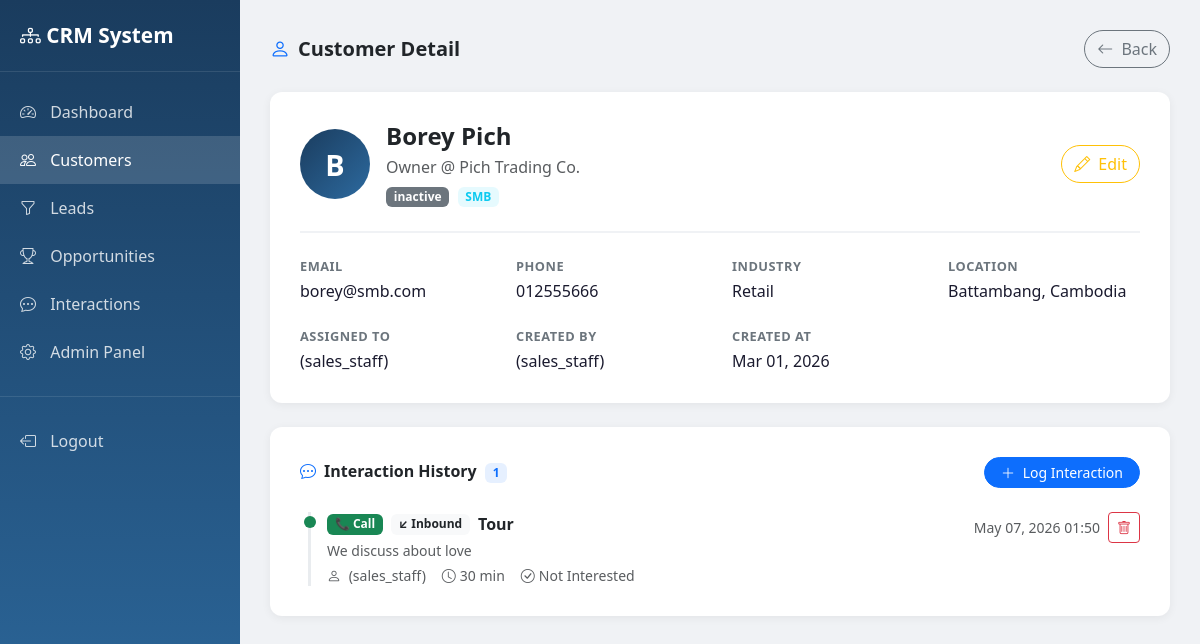
/customers/5/ (signed in), run on the app's committed database.
### customers/models.py (models this page shows, shortened)
class Customer(models.Model):
    SEGMENT_CHOICES = [
        ('enterprise', 'Enterprise'),
        ('smb', 'SMB'),
        ('startup', 'Startup'),
        ('individual', 'Individual'),
    ]
    STATUS_CHOICES = [
        ('active', 'Active'),
        ('inactive', 'Inactive'),
        ('blocked', 'Blocked'),
    ]
    full_name = models.CharField(max_length=200)
    email = models.EmailField(unique=True, blank=True, null=True)
    phone = models.CharField(max_length=20, blank=True)
    company = models.CharField(max_length=200, blank=True)
    job_title = models.CharField(max_length=100, blank=True)
    segment = models.CharField(max_length=20, choices=SEGMENT_CHOICES, blank=True)
    industry = models.CharField(max_length=100, blank=True)
    city = models.CharField(max_length=100, blank=True)
    country = models.CharField(max_length=100, blank=True)
    status = models.CharField(max_length=20, choices=STATUS_CHOICES, default='active')
    tags = models.ManyToManyField(CustomerTag, blank=True)
    assigned_to = models.ForeignKey(User, on_delete=models.SET_NULL, null=True, blank=True, related_name='assigned_customers')
    created_by = models.ForeignKey(User, on_delete=models.SET_NULL, null=True, related_name='created_customers')
    created_at = models.DateTimeField(auto_now_add=True)
    updated_at = models.DateTimeField(auto_now=True)

### accounts/models.py (models this page shows)
class User(AbstractUser):
    ROLE_CHOICES = [
        ('admin', 'Admin'),
        ('sales_staff', 'Sales Staff'),
        ('customer_service', 'Customer Service'),
    ]
    phone = models.CharField(max_length=20, blank=True)
    role = models.CharField(max_length=20, choices=ROLE_CHOICES, default='sales_staff')
    profile_image = models.ImageField(upload_to='profiles/', blank=True, null=True)
    def __str__(self):
        return f"{self.get_full_name()} ({self.role})"

### interactions/models.py (models this page shows, shortened)
class Interaction(models.Model):
    TYPE_CHOICES = [
        ('phone_call', 'Phone Call'),
        ('email', 'Email'),
        ('meeting', 'Meeting'),
        ('chat', 'Chat'),
        ('site_visit', 'Site Visit'),
    ]
    DIRECTION_CHOICES = [
        ('inbound', 'Inbound'),
        ('outbound', 'Outbound'),
    ]
    OUTCOME_CHOICES = [
        ('interested', 'Interested'),
        ('not_interested', 'Not Interested'),
        ('callback', 'Callback'),
        ('demo_requested', 'Demo Requested'),
    ]
    customer = models.ForeignKey(Customer, on_delete=models.CASCADE, related_name='interactions')
    lead = models.ForeignKey(Lead, on_delete=models.SET_NULL, null=True, blank=True, related_name='interactions')
    opportunity = models.ForeignKey(Opportunity, on_delete=models.SET_NULL, null=True, blank=True, related_name='interactions')
    user = models.ForeignKey(User, on_delete=models.SET_NULL, null=True, related_name='interactions')
    type = models.CharField(max_length=20, choices=TYPE_CHOICES)
    subject = models.CharField(max_length=255)
    description = models.TextField(blank=True)
    direction = models.CharField(max_length=10, choices=DIRECTION_CHOICES, blank=True)
    duration_minutes = models.IntegerField(null=True, blank=True)
    outcome = models.CharField(max_length=20, choices=OUTCOME_CHOICES, blank=True)
    interaction_date = models.DateTimeField()
    created_at = models.DateTimeField(auto_now_add=True)
    class Meta:
        ordering = ['-interaction_date']

### customers/views.py (the view)
# urls.py: path('<int:pk>/', views.customer_detail, name='customer_detail'),
@login_required
def customer_detail(request, pk):
    customer = get_object_or_404(Customer, pk=pk)
    interactions = customer.interactions.select_related('user').order_by('-interaction_date')
    return render(request, 'customers/customer_detail.html', {
        'customer': customer,
        'interactions': interactions,
    })

### templates/customers/customer_detail.html (shortened to what this page needs)
<!DOCTYPE html>
<html lang="en">
<head>
    <link href="https://cdn.jsdelivr.net/npm/bootstrap@5.3.0/dist/css/bootstrap.min.css" rel="stylesheet">
    <link href="https://cdn.jsdelivr.net/npm/bootstrap-icons@1.10.0/font/bootstrap-icons.css" rel="stylesheet">
</head>
<body>
<div class="sidebar">
    <div class="brand"><i class="bi bi-diagram-3"></i> CRM System</div>
    <div class="mt-3">
        <a href="/dashboard/"><i class="bi bi-speedometer2"></i> Dashboard</a>
        <a href="/customers/" class="active"><i class="bi bi-people"></i> Customers</a>
        <a href="/leads/"><i class="bi bi-funnel"></i> Leads</a>
        <a href="/opportunities/"><i class="bi bi-trophy"></i> Opportunities</a>
        <a href="/interactions/"><i class="bi bi-chat-dots"></i> Interactions</a>
        <a href="/admin/"><i class="bi bi-gear"></i> Admin Panel</a>
        <div style="border-top: 1px solid rgba(255,255,255,0.1); margin: 20px 0;"></div>
        <a href="/accounts/logout/"><i class="bi bi-box-arrow-left"></i> Logout</a>
    </div>
</div>
<div class="main-content">
    <div class="d-flex justify-content-between align-items-center mb-4">
        <div>
            <h5 class="mb-0 fw-bold"><i class="bi bi-person text-primary me-2"></i>Customer Detail</h5>
        </div>
        <a href="/customers/" class="btn btn-outline-secondary rounded-pill">
            <i class="bi bi-arrow-left me-1"></i> Back
        </a>
    </div>
    <div class="detail-card mb-4">
        <div class="d-flex align-items-center gap-3 mb-4 pb-4" style="border-bottom: 2px solid #f0f2f5;">
            <div class="avatar">{{ customer.full_name|first|upper }}</div>
            <div>
                <h4 class="mb-1 fw-bold">{{ customer.full_name }}</h4>
                <span class="text-muted">{{ customer.job_title|default:"" }}{% if customer.company %} @ {{ customer.company }}{% endif %}</span>
                <div class="mt-1">
                    <span class="badge {% if customer.status == 'active' %}bg-success{% elif customer.status == 'inactive' %}bg-secondary{% else %}bg-danger{% endif %}">
                        {{ customer.status }}
                    </span>
                    {% if customer.segment %}
                    <span class="badge bg-info bg-opacity-10 text-info ms-1">{{ customer.get_segment_display }}</span>
                    {% endif %}
                </div>
            </div>
            <div class="ms-auto d-flex gap-2">
                <a href="/customers/{{ customer.pk }}/edit/" class="btn btn-outline-warning rounded-pill">
                    <i class="bi bi-pencil me-1"></i> Edit
                </a>
            </div>
        </div>
        <div class="row g-4">
            <div class="col-md-3">
                <div class="info-label">Email</div>
                <div class="info-value">{{ customer.email|default:"—" }}</div>
            </div>
            <div class="col-md-3">
                <div class="info-label">Phone</div>
                <div class="info-value">{{ customer.phone|default:"—" }}</div>
            </div>
            <div class="col-md-3">
                <div class="info-label">Industry</div>
                <div class="info-value">{{ customer.industry|default:"—" }}</div>
            </div>
            <div class="col-md-3">
                <div class="info-label">Location</div>
                <div class="info-value">
                    {% if customer.city or customer.country %}
                        {{ customer.city }}{% if customer.city and customer.country %}, {% endif %}{{ customer.country }}
                    {% else %}—{% endif %}
                </div>
            </div>
            <div class="col-md-3">
                <div class="info-label">Assigned To</div>
                <div class="info-value">{{ customer.assigned_to|default:"—" }}</div>
            </div>
            <div class="col-md-3">
                <div class="info-label">Created By</div>
                <div class="info-value">{{ customer.created_by|default:"—" }}</div>
            </div>
            <div class="col-md-3">
                <div class="info-label">Created At</div>
                <div class="info-value">{{ customer.created_at|date:"M d, Y" }}</div>
            </div>
        </div>
    </div>
    <div class="detail-card">
        <div class="d-flex justify-content-between align-items-center mb-4">
            <h6 class="fw-bold mb-0"><i class="bi bi-chat-dots text-primary me-2"></i>Interaction History
                <span class="badge bg-primary bg-opacity-10 text-primary ms-1">{{ interactions.count }}</span>
            </h6>
            <a href="/interactions/add/{{ customer.pk }}/" class="btn btn-primary btn-sm rounded-pill px-3">
                <i class="bi bi-plus-lg me-1"></i> Log Interaction
            </a>
        </div>
        {% if interactions %}
        <div class="mt-2">
            {% for interaction in interactions %}
            <div class="timeline-item">
                <div class="timeline-dot
                    {% if interaction.type == 'phone_call' %}bg-success
                    {% elif interaction.type == 'email' %}bg-info
                    {% elif interaction.type == 'meeting' %}bg-primary
                    {% elif interaction.type == 'chat' %}bg-warning
                    {% else %}bg-secondary{% endif %}">
                </div>
                <div class="d-flex justify-content-between align-items-start">
                    <div>
                        <div class="d-flex align-items-center gap-2 mb-1">
                            {% if interaction.type == 'phone_call' %}<span class="badge bg-success">📞 Call</span>
                            {% elif interaction.type == 'email' %}<span class="badge bg-info">📧 Email</span>
                            {% elif interaction.type == 'meeting' %}<span class="badge bg-primary">🤝 Meeting</span>
                            {% elif interaction.type == 'chat' %}<span class="badge bg-warning text-dark">💬 Chat</span>
                            {% else %}<span class="badge bg-secondary">🏢 Site Visit</span>{% endif %}
                            {% if interaction.direction %}
                            <span class="badge bg-light text-dark">
                                {% if interaction.direction == 'inbound' %}↙ Inbound{% else %}↗ Outbound{% endif %}
                            </span>
                            {% endif %}
                            <span class="fw-semibold">{{ interaction.subject }}</span>
                        </div>
                        {% if interaction.description %}
                        <p class="text-muted small mb-1">{{ interaction.description }}</p>
                        {% endif %}
                        <div class="d-flex gap-3">
                            <small class="text-muted"><i class="bi bi-person me-1"></i>{{ interaction.user|default:"Unknown" }}</small>
                            {% if interaction.duration_minutes %}
                            <small class="text-muted"><i class="bi bi-clock me-1"></i>{{ interaction.duration_minutes }} min</small>
                            {% endif %}
                            {% if interaction.outcome %}
                            <small class="text-muted"><i class="bi bi-check-circle me-1"></i>{{ interaction.get_outcome_display }}</small>
                            {% endif %}
                        </div>
                    </div>
                    <div class="d-flex align-items-center gap-2">
                        <small class="text-muted">{{ interaction.interaction_date|date:"M d, Y H:i" }}</small>
                        <form method="post" action="/interactions/{{ interaction.pk }}/delete/" class="d-inline">
                            <button type="submit" class="btn btn-sm btn-outline-danger"
                                onclick="return confirm('Delete this interaction?')">
                                <i class="bi bi-trash"></i>
                            </button>
                        </form>
                    </div>
                </div>
            </div>
            {% endfor %}
        </div>
        {% endif %}
    </div>
</div>
</body>
</html>

### templates/customers/customer_detail.html (style rules this page uses)
body { background-color: #f0f2f5; }
.sidebar { min-height: 100vh; background: linear-gradient(180deg, #1a3c5e 0%, #2d6a9f 100%); width: 240px; position: fixed; padding-top: 20px; }
.sidebar .brand { color: white; font-size: 1.3rem; font-weight: 700; padding: 0 20px 20px; border-bottom: 1px solid rgba(255,255,255,0.1); }
.sidebar a { color: rgba(255,255,255,0.8); text-decoration: none; display: block; padding: 12px 20px; transition: all 0.2s; }
.sidebar a:hover, .sidebar a.active { background: rgba(255,255,255,0.15); color: white; }
.sidebar a i { margin-right: 10px; }
.main-content { margin-left: 240px; padding: 30px; }
.detail-card { background: white; border-radius: 12px; padding: 30px; box-shadow: 0 2px 10px rgba(0,0,0,0.06); }
.info-label { font-size: 0.8rem; text-transform: uppercase; letter-spacing: 0.5px; color: #6c757d; font-weight: 600; }
.info-value { font-size: 1rem; color: #1a1a2e; margin-top: 3px; }
.avatar { width: 70px; height: 70px; border-radius: 50%; background: linear-gradient(135deg, #1a3c5e, #2d6a9f); display: flex; align-items: center; justify-content: center; color: white; font-size: 1.8rem; font-weight: 700; }
.timeline-item { border-left: 3px solid #e9ecef; padding-left: 16px; margin-left: 8px; position: relative; padding-bottom: 20px; }
.timeline-item:last-child { padding-bottom: 0; }
.timeline-dot { width: 12px; height: 12px; border-radius: 50%; position: absolute; left: -7.5px; top: 4px; }

### data on the page
Customer: full_name|first "B", full_name "Borey Pich", job_title "Owner", company "Pich Trading Co.", status "inactive", segment "SMB", email "borey@smb.com", phone "012555666", industry "Retail", city "Battambang", country "Cambodia", assigned_to "(sales_staff)", created_by "(sales_staff)", created_at "Mar 01, 2026"
Interaction: type "📞 Call", direction "↙ Inbound", subject "Tour", description "We discuss about love", user "(sales_staff)", duration_minutes "30", outcome "Not Interested", interaction_date "May 07, 2026 01:50"

### other printed values
{{ interactions.count }} "1"
